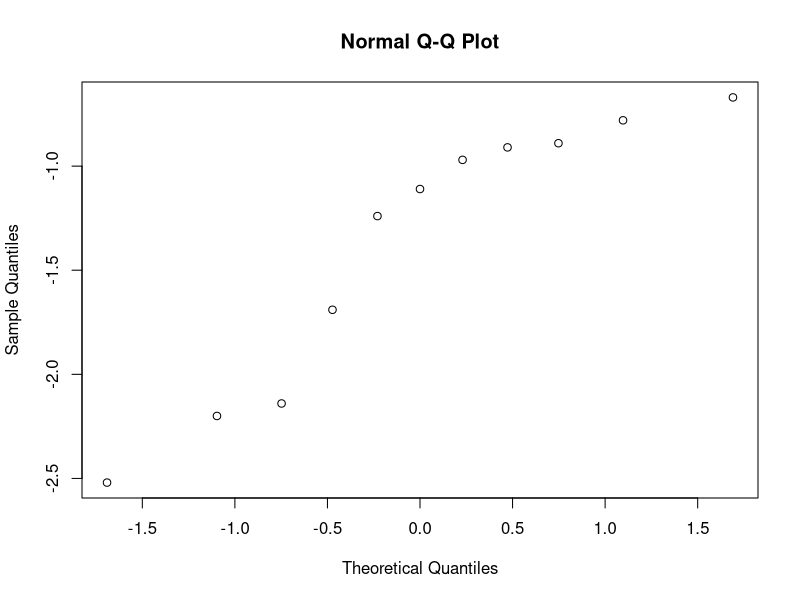
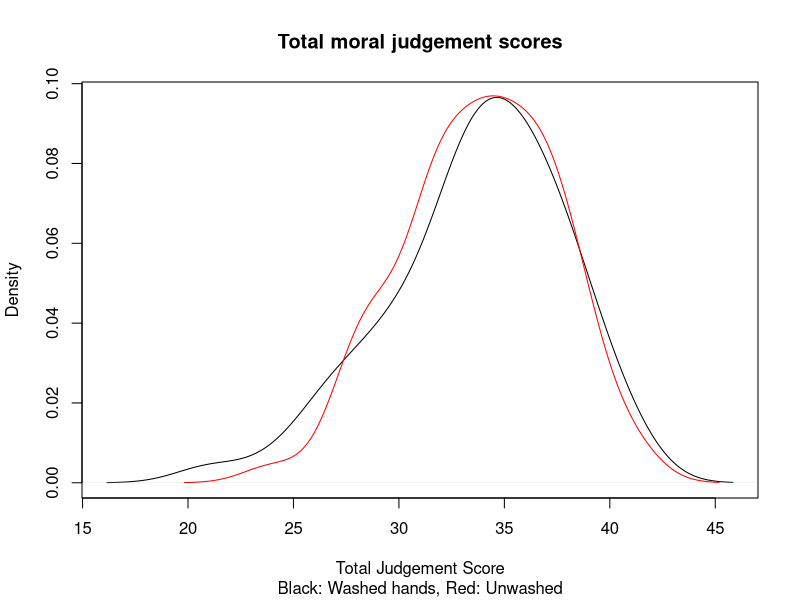

Reproduce these figures in R, in order.
# Midterm 2
# Ben Reichert

### 1

#a
pin <- 0.894
q <- qnorm(0.975)
nin <- 110
cat("Mouthgaurd in: (",pin - q * sqrt(pin*(1-pin)/nin),",",pin + q * sqrt(pin*(1-pin)/nin),")\n")

#b
pout <- 0.925
q <- qnorm(0.975)
nout <- 198
cat("Mouthguard out: (",pout - q * sqrt(pout*(1-pout)/nout),",",pout + q * sqrt(pout*(1-pout)/nout),")")

#c
# A p-value of 0.33 tells me that we fail to reject the null hypothesis that Curry's free throw ability
# is the same mouthguard in as it is mouthguard out.


### 2
ren <- c(2.2,1.52,1.54,.77,.34,.45,.39,.29,.18,.16,.23,.24,.17,.08,.02,.02)
hd <- c(1.84,.44,.3,.06,.2,.14,.1,.09,.06,.04)
lren <- log(ren)
lhd <- log(hd)

#a
# Null: the mean log percentage change in renal patients is not greater than that of heart patients.
# Alternative: the mean log percentage change in renal patients is higher than in heart disease patients.

#b
print(t.test(lren,lhd,alt="greater"))
# T = 1.0602
# Df = 21.693
Delta.hat = mean(lren) - mean(lhd)
std.error = sqrt(var(lren)/length(lren) + var(lhd)/length(lhd))
Tw = Delta.hat / std.error
df = (var(lren)/length(lren)+var(lhd)/length(lhd))^2 / ((var(lren)/length(lren))^2/(length(lren)-1) + (var(lhd)/length(lhd))^2/(length(lhd)-1))
cat("T =",Tw,"\nDf =",df,"\n")

#c
p <- 1 - pt(Tw, df=df)
cat("P-value =",p,"\n")
# Since the P-value > the significance level we fail to reject the null hypothesis that the mean
# log percentage change in renal patients is not greater than that of heart patients.

#d
lower <- Delta.hat - qt(0.975, df=df) * std.error
upper <- Delta.hat + qt(0.975, df=df) * std.error
cat("95% conf interval: (",lower,",",upper,")\n")
# This confidence interval tells me that we are 95% confident that distributions of red blood
# cell count changes in renal anemia patients will be between -0.5 and 1.6 higher.


### 3
old <- c(.89,.49,.91,.8,.56,.79,.47,.5,1.08,1.65,1.94)
yung <- c(2.13,1.16,2.6,1.58,1.53,1.7,2.67,2.64,2.19,2.54,4.46)
dhat <- mean(yung)-mean(old)

#a
# We should test this data using a one-sample t-test because there is only one independent sample here,
# which is the difference between the old and young roots' water absorption.

#b
qqnorm(old-yung)
# a) We can see from the qqnorm plot that old-young does not follow a normal distribution,
# thus we should be hesitant to run a t-test on it.
# b) You cannot take the log on negative data, and old-young would give negative.

#c
ratio <- old/yung
low <- mean(ratio) - qt(.975, df=length(ratio)-1) * sd(ratio) / sqrt(length(ratio))
hi <- mean(ratio) + qt(.975, df=length(ratio)-1) * sd(ratio) / sqrt(length(ratio))
cat("95% conf interval: (",low,",",hi,")\n\n")
# This means that we are 95% confident that that ratio of young/old is between 0.31 and 0.50.


### 4
wash <- read.table("handwashing.txt",header=TRUE)

#a
# All 132 participants are the experimental units.
# On each unit the measurements taken are the moral judgement scores from 1-7.
# There are two independent samples, the group of 63 students who had their hands washed
# and the group of 69 students who did not. 

#b
Total <- rep(0,132)
Twash <- rep(0,63)
Tdirt <- rep(0,69)
tw <- 1
td <- 1
for (i in 1:132) {
  if (wash[i,1]) {
    Total[i] <- sum(wash[i,])-1
    Twash[tw] <- sum(wash[i,])-1
    tw = tw+1
  } else {
    Total[i] <- sum(wash[i,])
    Tdirt[td] <- sum(wash[i,])
    td = td+1
  }
}
plot(density(Twash),main="Total moral judgement scores",sub="Black: Washed hands, Red: Unwashed",
     xlab="Total Judgement Score")
lines(density(Tdirt),col="Red")
aveTW <- ave(Twash)
aveTD <- ave(Tdirt)
cat("Average total moral judgement score of washed hands:",aveTW[1],"\n")
cat("Average total moral judgement score of unwashed hands:",aveTD[1],"\n")

#c
# Null: Handwashing does not decrease the total morality judgement score.
# Alternative: Handwashing decreases the total morality judgement score.
# Welch's T-test (one-tailed)
D.hat = mean(Tdirt) - mean(Twash)
s.error = sqrt(var(Twash)/length(Twash) + var(Tdirt)/length(Tdirt))
TW = D.hat / s.error
DF = (var(Twash)/length(Twash)+var(Tdirt)/length(Tdirt))^2 / ((var(Twash)/length(Twash))^2/(length(Twash)-1) + (var(Tdirt)/length(Tdirt))^2/(length(Tdirt)-1))
p4 <- (1 - pt(Tw, df=df))/2
cat("Test Statistic:",TW,
    "\nDegrees of freedom:",DF,
    "\nP-value:",p4,"\n")
# Given that the p-value > our significance value of 0.05, we fail to reject the null hypothesis that
# washing hands results in a lower total morality score. To put it into plain english, we failed to be
# statistically confident that washing hands lowers morality score. 

#d
low <- mean(Twash) - qt(.975, df=length(Twash)-1) * sd(Twash) / sqrt(length(Twash))
hi <- mean(Twash) + qt(.975, df=length(Twash)-1) * sd(Twash) / sqrt(length(Twash))
cat("95% conf interval of Total for handwashing: (",low,",",hi,")\n")

low <- mean(Tdirt) - qt(.975, df=length(Tdirt)-1) * sd(Tdirt) / sqrt(length(Tdirt))
hi <- mean(Tdirt) + qt(.975, df=length(Tdirt)-1) * sd(Tdirt) / sqrt(length(Tdirt))
cat("95% conf interval of Total for control: (",low,",",hi,")\n")

Delta.hat = mean(Tdirt) - mean(Twash)
std.error = sqrt(var(Tdirt)/length(Tdirt) + var(Twash)/length(Twash))
Tw = Delta.hat / std.error
df = (var(Tdirt)/length(Tdirt)+var(Twash)/length(Twash))^2 / ((var(Tdirt)/length(Tdirt))^2/(length(Tdirt)-1) + (var(Twash)/length(Twash))^2/(length(Twash)-1))
lower <- Delta.hat - qt(0.975, df=df) * std.error
upper <- Delta.hat + qt(0.975, df=df) * std.error
cat("95% conf interval of diff in mean between two groups: (",lower,",",upper,")\n\n")


### 5
don <- read.table("trump.txt",header=TRUE)
trump.white <- subset(don, name.type == "white")
trump.nonwhite <- subset(don, name.type == "nonwhite")

#a
nwvd <- trump.nonwhite[,"vote.diff"]
nwvdm <- mean(nwvd)
nwvdsd <- sd(nwvd)
nwvdn <- length(nwvd)
t <- nwvdm / (nwvdsd/sqrt(nwvdn))
p <- 2 * pt(t, df = nwvdn-1)
cat("One-sample t-test of the hypothesis that μNW is 0 p-value:",p,"which is less than the significance value of 0.05",
    "\nthus we reject the null hypothesis that μNW is zero and accept the alternative hypothesis that the mean vote",
    "\ndifferential for a hypothetical population of Trump delegates with nonwhite names is not 0, meaning the delegates",
    "\nwith non-white names did not succeed in getting 1/3 of all votes for Trump. Ultimately, we conclude that the",
    "\n'color' of names negatively impacted Trumps votes.\n")

#b
wvd <- trump.white[,"vote.diff"]
D.hat = mean(wvd) - mean(nwvd)
s.error = sqrt(var(wvd)/length(wvd) + var(nwvd)/length(nwvd))
TW = D.hat / s.error
DF = (var(wvd)/length(wvd)+var(nwvd)/length(nwvd))^2 / ((var(wvd)/length(wvd))^2/(length(wvd)-1) + (var(nwvd)/length(nwvd))^2/(length(nwvd)-1))
p <- (1 - pt(Tw, df=df))
cat("Two-sample t-test of the hypothesis μW is the same as μNW p-value:",p,"which is greater than the significance",
    "\nvalue of 0.05, thus we fail to reject the null hypothesis that the vote differential of Trump delegates",
    "\nthat are white is the same as the vote differential of Trump delegates that are nonwhite. We therefore",
    "\nconclude that μW is different from μNW, and ultimately that Trump's vote differential is contingent on",
    "\nthe 'color' of names, and that the white named delegates were more successful at getting Trump votes.")

#c
# I think the two-sample t-test is closer to having its assumptions met because we have two independent sample population
# sets so doing a one-sample t-test would be leaving out data that could potentially influence the outcome. For this reason,
# because the two-sample t-test includes all available data, I think it is closer to being accurate across this data. 


